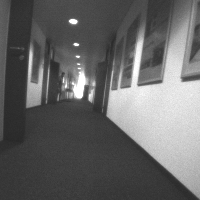
#> input picture pulp-dronet/pulp-dronet-v2/gapflow/images/frame_1.pgm, 200 x 200 px
$ python pillow-script.py gapflow/images/frame_1.pgm
#> lines starting #> are read from the running program, lines starting #| are printed output that depends on the picture
from PIL import Image
from PIL import ImageFilter
import glob
import sys
import os

# [6 lines of commented-out code are left out]

input_image = Image.open(sys.argv[1])
#> input_image is the input picture: PIL image 200x200 L; min 39, max 255, mean 101.9

width, height = input_image.size[0], input_image.size[1]
#> width = 200; height = 200

crop_area = (width//2 - 100, height - 200,  width//2 + 100, height)
#> crop_area = (0, 0, 200, 200)

output_image = input_image.crop(crop_area)

output_image = output_image.filter(ImageFilter.GaussianBlur(2))
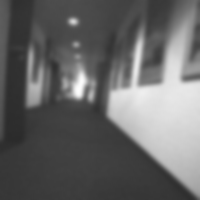
#> output_image: PIL image 200x200 L; min 43, max 254, mean 101.9

output_image = output_image.convert("L")

output_filename = sys.argv[1][0:-3] + "jpeg"
output_image.save(output_filename, "JPEG")

$ run again, on pulp-dronet/pulp-dronet-v2/gapflow/images/frame_3.pgm
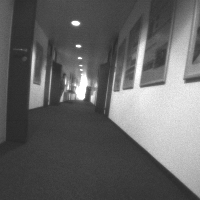
#> input picture pulp-dronet/pulp-dronet-v2/gapflow/images/frame_3.pgm, 200 x 200 px
#> input_image is the input picture: PIL image 200x200 L; min 39, max 255, mean 101.1
#> `output_image = output_image.filter(ImageFilter.GaussianBlur(2))`:
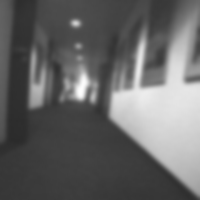
#> output_image: PIL image 200x200 L; min 43, max 254, mean 101.1

$ run again, on pulp-dronet/pulp-dronet-v2/gapflow/images/frame_4.pgm
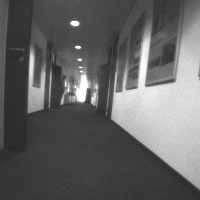
#> input picture pulp-dronet/pulp-dronet-v2/gapflow/images/frame_4.pgm, 200 x 200 px
#> input_image is the input picture: PIL image 200x200 L; min 38, max 255, mean 99.3
#> `output_image = output_image.filter(ImageFilter.GaussianBlur(2))`:
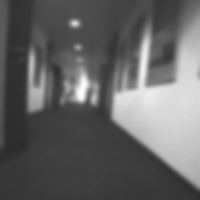
#> output_image: PIL image 200x200 L; min 43, max 254, mean 99.3

$ run again, on pulp-dronet/pulp-dronet-v2/gapflow/images/frame_5.pgm
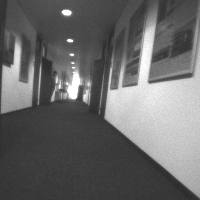
#> input picture pulp-dronet/pulp-dronet-v2/gapflow/images/frame_5.pgm, 200 x 200 px
#> input_image is the input picture: PIL image 200x200 L; min 41, max 255, mean 104.5
#> `output_image = output_image.filter(ImageFilter.GaussianBlur(2))`:
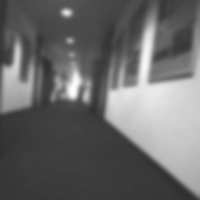
#> output_image: PIL image 200x200 L; min 47, max 254, mean 104.5
